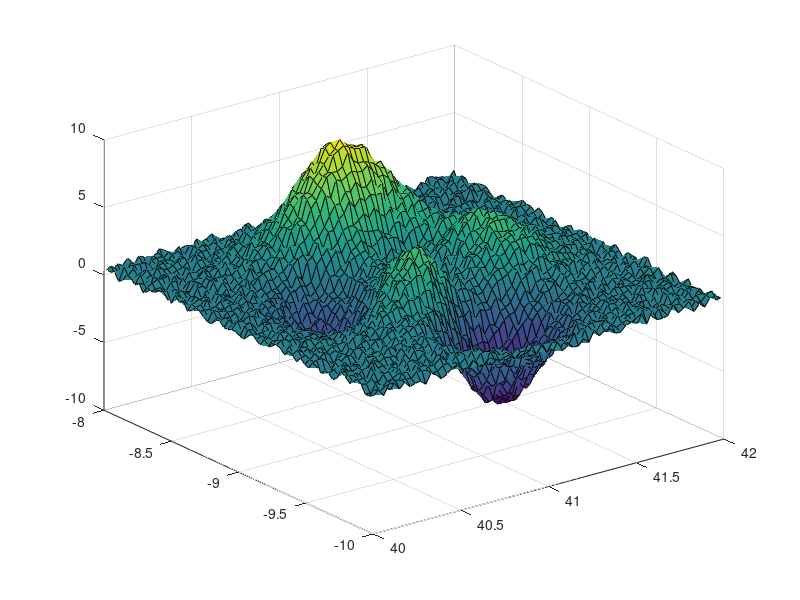

MATLAB code to generate this figure:
function testresult = KMLfig2pngNew_test(varargin)
%KMLFIG2PNGNEW_TEST  unit test for KMLfig2png
%
% See also : googleplot

%% Copyright notice
%   --------------------------------------------------------------------
%   Copyright (C) 2010 <COMPANY>
%       Thijs
%
%       <EMAIL>	
%
%       <ADDRESS>
%
%   This library is free software: you can redistribute it and/or
%   modify it under the terms of the GNU Lesser General Public
%   License as published by the Free Software Foundation, either
%   version 2.1 of the License, or (at your option) any later version.
%
%   This library is distributed in the hope that it will be useful,
%   but WITHOUT ANY WARRANTY; without even the implied warranty of
%   MERCHANTABILITY or FITNESS FOR A PARTICULAR PURPOSE.  See the GNU
%   Lesser General Public License for more details.
%
%   You should have received a copy of the GNU Lesser General Public
%   License along with this library. If not, see <http://www.gnu.org/licenses/>.
%   --------------------------------------------------------------------

% This tool is part of <a href="http://OpenEarth.nl">OpenEarthTools</a>.
% OpenEarthTools is an online collaboration to share and manage data and 
% programming tools in an open source, version controlled environment.
% Sign up to recieve regular updates of this function, and to contribute 
% your own tools.

%% Version <http://svnbook.red-bean.com/en/1.5/svn.advanced.props.special.keywords.html>
% Created: 20 Jan 2010
% Created with Matlab version: 7.7.0.471 (R2008b)

% $Id$
% $Date$
% $Author$
% $Revision$
% $HeadURL$
% $Keywords: $

disp(['... running test:',mfilename])

%% $Description (Name = KMLpcolor)
% Publishable code that describes the test.

%% $RunCode
try
[lat,lon] = meshgrid(40:.03:42,-10:.03:-8);

   z = peaks(67)+rand(size(lat));
   surf(lat,lon,z)
       
       
   %FIG = figure('Visible','Off')
   %h               = surf(peaks-.1);
   %shading interp;material([.9 0.08 .07]);lighting phong
   %axis off;axis tight;view(0,90);lightangle(0,90)
   %colormap(colormap_cpt('bathymetry_vaklodingen',500));clim([-50 25]);
   
   %KMLfig2pngNew(h,lat,lon,z,'highestLevel',6,'lowestLevel',14,...
   %    'mergeExistingTiles',true,'bgcolor',[255 0 255],...
   %    'fileName',KML_testdir('KMLfig2pngNew.kml'))
   
   try;close(FIG);end

   testresult = true;
catch
   testresult = false;
end
